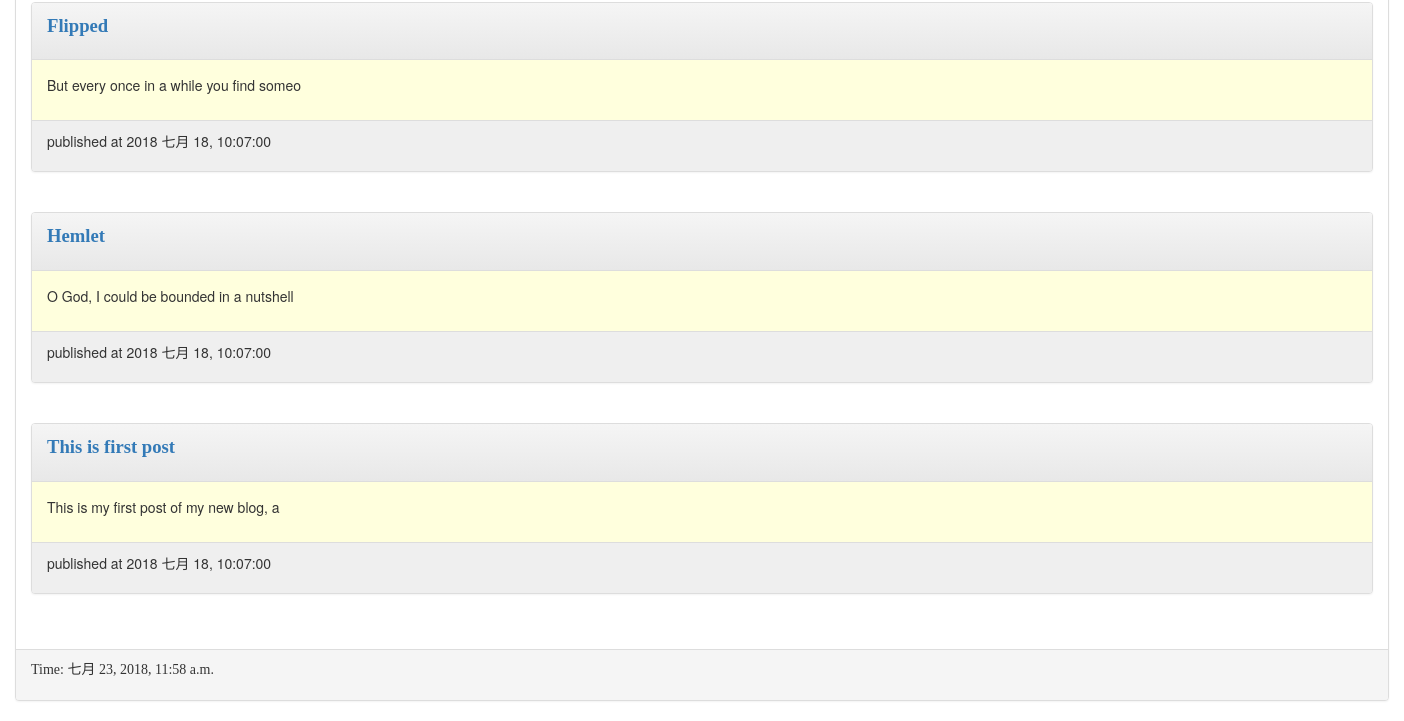
The app's page / (lower part), older data.
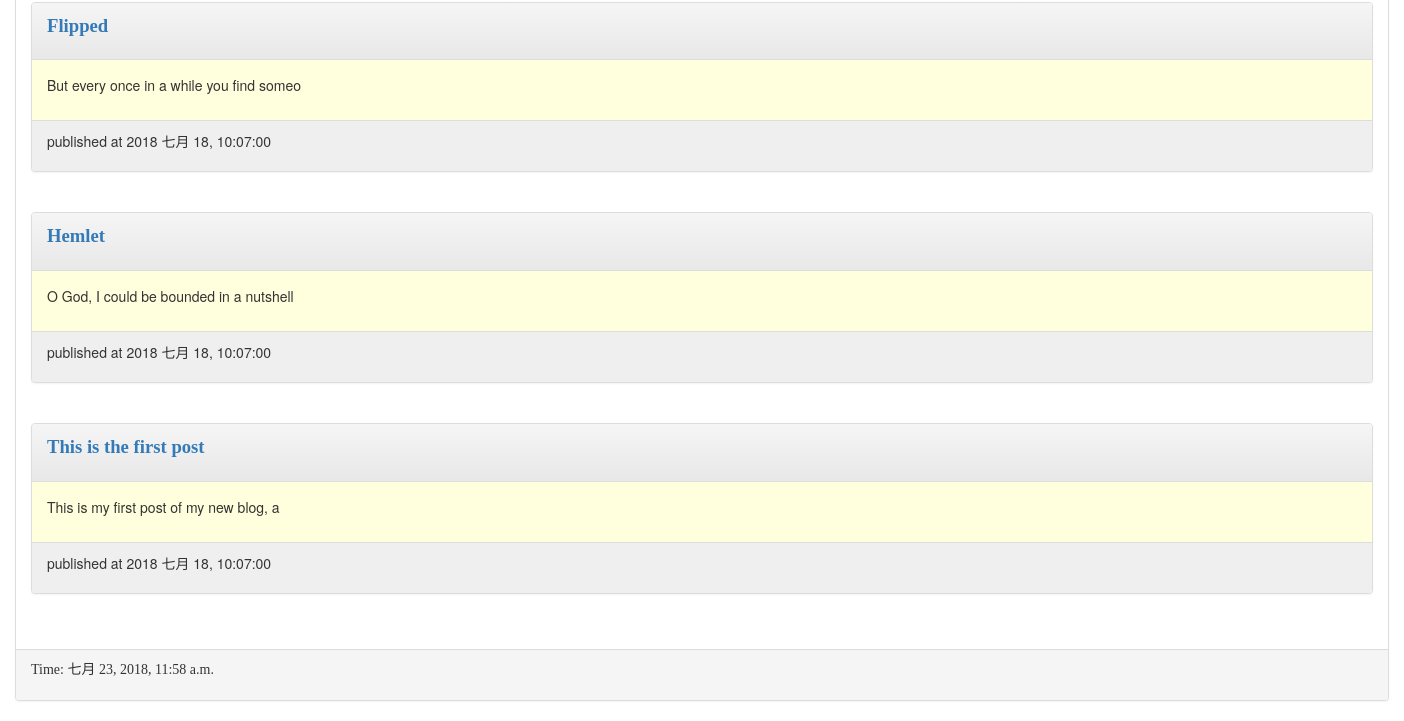
The same page, newer data.
### mainsite/models.py (models this page shows, shortened)
class Post(models.Model):
	title = models.CharField(max_length=200)
	slug = models.CharField(max_length=200)
	body = models.TextField()
	pub_date = models.DateTimeField(default=timezone.now)
	class Meta:
		ordering = ('-pub_date',)

### mainsite/views.py (the view)
# urls.py: url(r'^$', homepage),
def homepage(request):
	template = get_template('index.html')
	posts = Post.objects.all()
	now = datetime.now()
	html = template.render(locals())
	return HttpResponse(html)

### templates/index.html (shortened to what this page needs)
{% extends 'base.html' %}
{% block content %}
	{% for post in posts %}
		<div class='panel panel-default'>
			<div class='panel-heading'>
				<p style='font-family:Times Roman;font-size:14pt;font-weight:bold;'>
					<a href='/post/{{post.slug}}'>{{ post.title }}</a>
				</p>
			</div>
			<div class='panel-body' style='background-color:#ffffdd'>
				<p>
					{{ post.body | truncatechars:40 }}
				</p>
			</div>
			<div class='panel-footer' style='background-color:#efefef'>
				<p>
					published at {{ post.pub_date | date:"Y M d, h:m:s" }}
				</p>
			</div>
		</div>
		<br>
	{% endfor %}
{% endblock %}

Row changes from the older to the newer data that the page shows:
changed Post "This is my first post of my new blog, a": title "This is first post" → "This is the first post"
